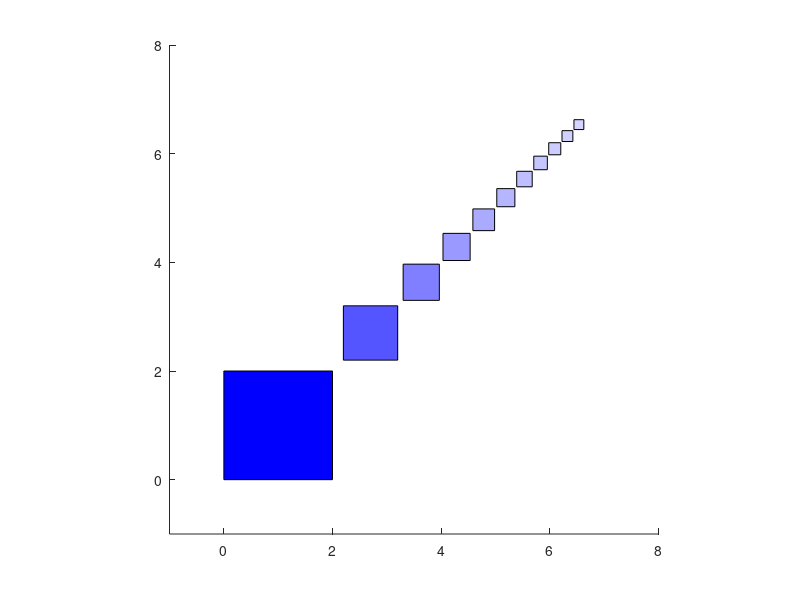

Recreate this plot in MATLAB.
%%
clear all;close all;clc

%sets default coordinates
square = [0,0,2,2;0,2,2,0];
translate = zeros(2,length(square));

%performs first **special** iteration of loop
newSquare = square;

%sets axies correctly
axis([-1 8 -1 8])
axis square
hold on



%%
for i = 2:12 %starts at 2 to modify calculations correctly
    
    %waits and then draws each frame
    pause(.1)
    s = fill(newSquare(1,:),newSquare(2,:),'b');
    
    
    val = 1/(.5*i);% creates value for alpha value and modifies it
    %conditional is necesary to prevent first iteration from throwing an
    %error
    if val <= 1
        set(s,'FaceAlpha',val)
    end
    
    %calculates translation factor and creates matrix to perform
    %translation
    l = abs(newSquare(1,2) - newSquare(2,2));
    translate(1,:) = translate(1,:) + (l+ l*.1);
    translate(2,:) = translate(2,:) + (l + l*.1);
    
    newSquare = square*(1/i);%scales 
    newSquare = newSquare + translate;%translates from original place
    
end

shg%brings graphs to front
